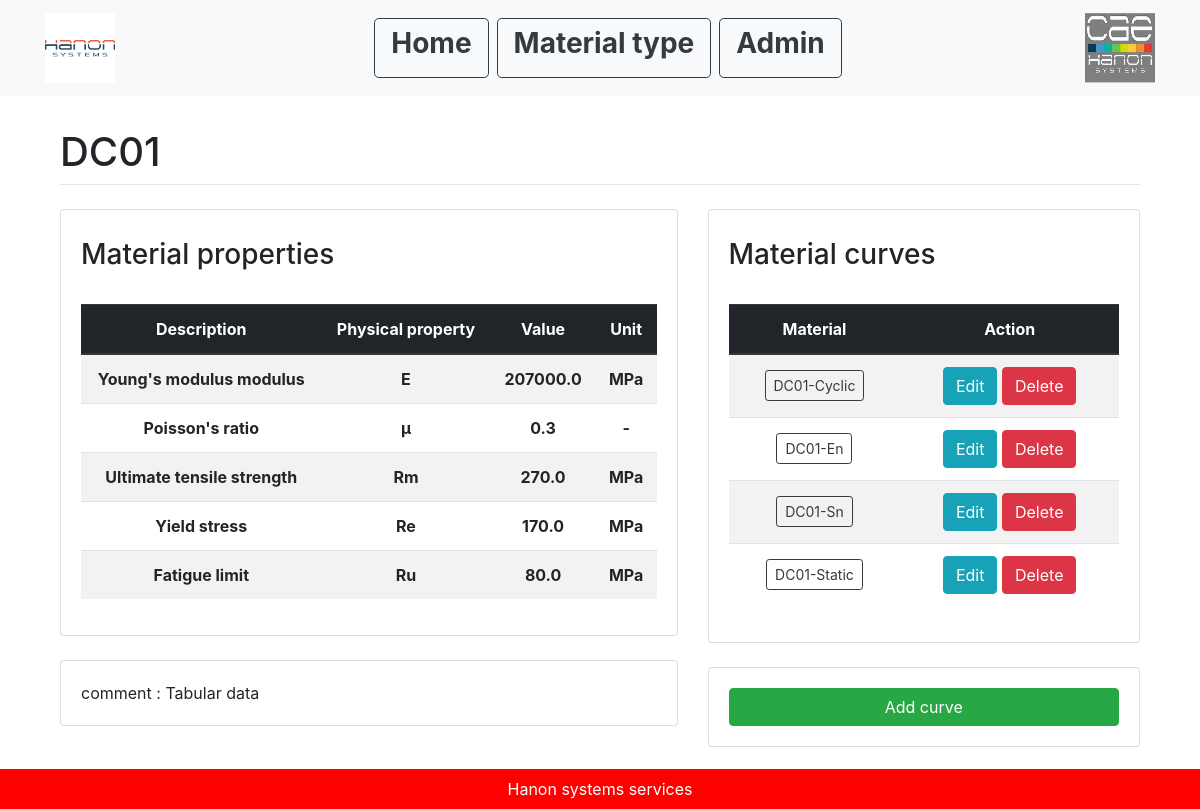
/material_type_list/2/3, run on the app's committed database.
### main/models.py (models this page shows, shortened)
class Material(models.Model):
    name = models.CharField(max_length=200, unique=True)
    E = models.FloatField()
    nu = models.FloatField()
    Rm = models.FloatField()
    Re = models.FloatField()
    Ru = models.FloatField()
    comment = models.CharField(max_length=1000)
    material_type_id = models.ForeignKey(MaterialType, on_delete=models.CASCADE)

class CyclicCurve(models.Model):
    name = models.CharField(max_length=200, unique=True)
    K = models.FloatField(max_length=200)
    n = models.FloatField(max_length=200)
    comment = models.CharField(max_length=1000)
    material_id = models.ForeignKey(Material, on_delete=models.CASCADE)

class EnCurve(models.Model):
    name = models.CharField(max_length=200, unique=True)
    Sf = models.FloatField()
    b = models.FloatField()
    c = models.FloatField()
    Ef = models.FloatField()
    comment = models.CharField(max_length=1000)
    material_id = models.ForeignKey(Material, on_delete=models.CASCADE)

class SnCurve(models.Model):
    name = models.CharField(max_length=200, unique=True)
    Sa = models.CharField(max_length=20000)
    Nf = models.CharField(max_length=20000)
    comment = models.CharField(max_length=1000)
    material_id = models.ForeignKey(Material, on_delete=models.CASCADE)

class StaticCurve(models.Model):
    name = models.CharField(max_length=200, unique=True)
    K = models.FloatField(max_length=200)
    n = models.FloatField(max_length=200)
    comment = models.CharField(max_length=1000)
    material_id = models.ForeignKey(Material, on_delete=models.CASCADE)

### main/views.py (the view)
# urls.py: path('material_type_list/<int:material_type_id>/<int:material_id>', views.material_info, name="material_info"),
def material_info(response, material_type_id, material_id):
    material_type = MaterialType.objects.get(pk=material_type_id)
    if len(material_type.hose_set.all()) != 0:
        hose_info = Hose.objects.get(pk=material_id)
        if HoseStatic.objects.filter(Stat_hose_id=material_id).exists():
            hose_static_info = HoseStatic.objects.get(Stat_hose_id=material_id)
        else:
            hose_static_info = ""
        if HoseDynamic.objects.filter(Dyn_hose_id=material_id).exists():
            hose_dynamic_info = HoseDynamic.objects.get(Dyn_hose_id=material_id)
        else:
            hose_dynamic_info =""
        return render(response, "main/hose_info.html", {
            "material_type": material_type,
            "hose_info": hose_info,
            "hose_static_info": hose_static_info,
            "hose_dynamic_info": hose_dynamic_info,
        })
    else:
        material_info = Material.objects.get(pk=material_id)
        c_curve=CyclicCurve.objects.filter(material_id=material_id)
        en_curve = EnCurve.objects.filter(material_id=material_id)
        sn_curve = SnCurve.objects.filter(material_id=material_id)
        s_curve = StaticCurve.objects.filter(material_id=material_id)
        curve_ls = list(chain(c_curve, en_curve, sn_curve, s_curve))
        return render(response, "main/material_info.html", {
            "material_type": material_type,
            "material_info": material_info,
            "curve_ls": curve_ls,
        })

### main/templates/main/material_info.html (shortened to what this page needs)
{% extends "main/base.html" %}
{% block content %}
<br>
<div class="container">
  <div class="row">
    <div class="col-sm">
        <h1 class="mt-2">{{material_info.name}}</h1>
            <hr class="mt-0 mb-4">
    </div>
  </div>
  <div class="row">
    <div class="col-md-7">
    <div class="card card-body">
        <h3 class="mt-2">Material properties</h3>
        <br>
        <table class="table table-striped">
            <thead class="thead-dark">
            <tr>
                <th class="text-center align-middle" scope="col">Description</th>
                <th class="text-center align-middle" scope="col">Physical property</th>
                <th class="text-center align-middle" scope="col">Value</th>
                <th class="text-center align-middle" scope="col">Unit</th>
            </tr>
            </thead>
            <tbody>
            <tr>
                <th class="text-center align-middle" scope="row">Young's modulus modulus</th>
                <th class="text-center align-middle" scope="row">E</th>
                <th class="text-center align-middle" scope="row">{{material_info.E}}</th>
                <th class="text-center align-middle" scope="row">MPa</th>
            </tr>
            <tr>
                <th class="text-center align-middle" scope="row">Poisson's ratio</th>
                <th class="text-center align-middle" scope="row">μ</th>
                <th class="text-center align-middle" scope="row">{{material_info.nu}}</th>
                <th class="text-center align-middle" scope="row">-</th>
            </tr>
            <tr>
                <th class="text-center align-middle" scope="row">Ultimate tensile strength</th>
                <th class="text-center align-middle" scope="row">Rm</th>
                <th class="text-center align-middle" scope="row">{{material_info.Rm}}</th>
                <th class="text-center align-middle" scope="row">MPa</th>
            </tr>
            <tr>
                <th class="text-center align-middle" scope="row">Yield stress</th>
                <th class="text-center align-middle" scope="row">Re</th>
                <th class="text-center align-middle" scope="row">{{material_info.Re}}</th>
                <th class="text-center align-middle" scope="row">MPa</th>
            </tr>
            <tr>
                <th class="text-center align-middle" scope="row">Fatigue limit</th>
                <th class="text-center align-middle" scope="row">Ru</th>
                <th class="text-center align-middle" scope="row">{{material_info.Ru}}</th>
                <th class="text-center align-middle" scope="row">MPa</th>
            </tr>
            </tbody>
        </table>
    </div>
    <br>
    <div class="col-md-14">
        <div class="card card-body">
            <p class="mb-0">comment : {{material_info.comment}}</p>
        </div>
    </div>
    </div>
    <div class="col-md-5 offset-md-0">
    <div class="card card-body">
      <h3 class="mt-2">Material curves</h3>
      <br>
      <table class="table table-striped">
         <thead class="thead-dark">
         <tr>
             <th class="text-center align-middle" scope="col">Material </th>
             <th class="text-center align-middle" scope="col">Action</th>
         </tr>
         </thead>
         <tbody>
             {% for item in curve_ls %}
             <tr>
                 <td class="text-center align-middle">
                     <a class="btn btn-outline-dark btn-sm" href="{%url 'curve_info' material_type.id material_info.id item.name%}">{{item.name}}</a>
                 </td>
                 <td class="text-center align-middle">
                   <div class="btn btn-info" href="">Edit</div>
                   <div class="btn btn-danger" href="">Delete</div>
                 </td>
             </tr>
             {% empty %}
             <h5>Sorry no available data</h5>
             {% endfor %}
         </tbody>
       </table>
    </div>
    <br>
    <div class="col-md-14">
        <div class="card card-body">
            <div class="btn btn-success " href="">Add curve</div>
        </div>
    </div>
  </div>
  </div>
</div>
<br>
{% endblock %}

### data on the page
Material: name "DC01", E "207000.0", nu "0.3", Rm "270.0", Re "170.0", Ru "80.0", comment "Tabular data"
CyclicCurve: name "DC01-Cyclic"
EnCurve: name "DC01-En"
SnCurve: name "DC01-Sn"
StaticCurve: name "DC01-Static"
